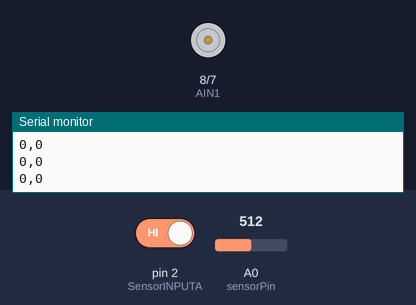
Simulated run of this sketch. Board: Arduino Uno, built with avr-gcc and run on an emulated ATmega328P. Parts: motor-driver pin pairs drawn as motors (green arrow = first pin HIGH = forward, orange = second pin HIGH = backward, longer = more drive, scaled by the enable pin), the last lines printed to the serial monitor. Inputs (shaded band) come from the test bench; at power-on: A0 (sensorPin) = 512, pin 2 (SensorINPUTA) HIGH.

Above: at 1.2 s.
1.3 s: A0 (sensorPin) set to 716
At 3.0 s:
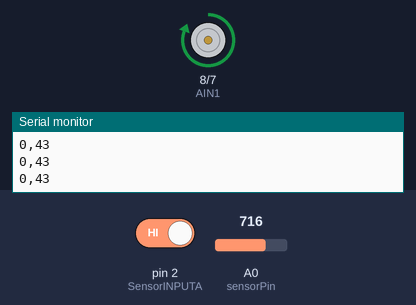
4.3 s: A0 (sensorPin) set to 245
At 5.55 s:
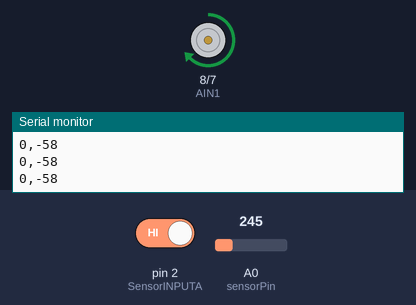
7.3 s: A0 (sensorPin) set to 503
8.8 s: A0 (sensorPin) set to 535
At 8.95 s:
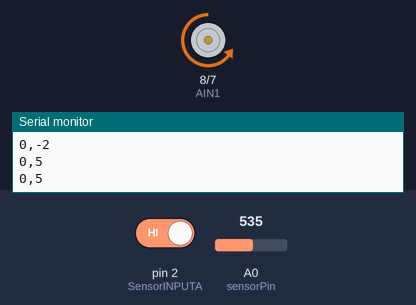
Timing chart, 0 to 12.8 s (numbered marks = the images above; inputs shaded):
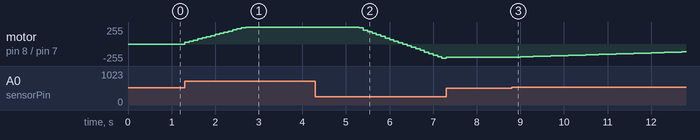

The sketch:

brushHallSpeedPID.ino
```cpp
#include "MsTimer2.h"
// #include "PinChangeInt.h"

int AIN1 = 8;
int AIN2 = 7;
int PWMA = 6;

int SensorINPUTA = 2;      //中断0，也就是数字引脚2---电机A相
int SensorINPUTB = 3;      //电机B相

int PWM_MAX = 255;
float SKp=0.2,SKi=0.4;

int SPWM = 0;
// int target_v = 30;
int target_v = 0;
int encoder_v = 0;
int last_encoder_v = 0;

int sensorPin = A0;
int sensorValue = 0;

void TimerInt(){
  SPWM = Incremental_PI( encoder_v, target_v);
  if(SPWM > PWM_MAX) SPWM = PWM_MAX;
  else if(SPWM < -PWM_MAX) SPWM = -PWM_MAX;
  motor_setPWM(SPWM);
  last_encoder_v = encoder_v;
  encoder_v = 0;

  // Serial.print("qh-0-");
  Serial.print(last_encoder_v);
  Serial.print(",");
  Serial.print(target_v);
  // Serial.println("-ed");
  Serial.println();
}


void exti_moter1(void)
{
  if(digitalRead(SensorINPUTB) == 1){
    encoder_v++;
  }else{
    encoder_v--;
  }
}

void motor_init(){
  pinMode( AIN1, OUTPUT );
  pinMode( AIN2, OUTPUT );
  pinMode( PWMA, OUTPUT );
}


void motor_setPWM(int MPWM){
  if (MPWM > 0){
    digitalWrite(AIN1, LOW);
    digitalWrite(AIN2, HIGH);
  } else{
    digitalWrite(AIN1, HIGH);
    digitalWrite(AIN2, LOW);
  }
  analogWrite(PWMA, abs(MPWM));
}

int Incremental_PI (int Encoder,int Target)
{
   static int Bias,Pwm,Last_bias;
   Bias=Encoder-Target;
   Pwm+=SKp*(Bias-Last_bias)+SKi*Bias;
   Last_bias=Bias;
   return Pwm;
}


void setup(){

  Serial.begin(115200);
  motor_init();

  pinMode(SensorINPUTA, INPUT_PULLUP);
  pinMode(SensorINPUTB, INPUT_PULLUP);

  //下降沿触发，触发中断0，调用exti_moter1函数
  attachInterrupt(0, exti_moter1, RISING);
  MsTimer2::set(100, TimerInt);
  MsTimer2::start();

}


void loop() {
  sensorValue = analogRead(sensorPin);
  target_v = map(sensorValue, 0, 1023, -110, 110);
  // Serial.println(sensorValue);
}
```

Measured:
- the behaviour switches between 516 and 517 on A0 (sensorPin) (found by bisection; images 2 and 3)
- after the input at 1.3 s, motor on pin 8 (AIN1) / pin 7 (AIN2): moves from stopped to forward 255/255 over 1.4 s, starting at once
- after the input at 4.3 s, motor on pin 8 (AIN1) / pin 7 (AIN2): moves from forward 255/255 to backward 212/255 over 1.9 s, starting after 1.0 s
- after the input at 8.8 s, motor on pin 8 (AIN1) / pin 7 (AIN2): moves from backward 201/255 to backward 119/255 over 3.9 s, starting at once
